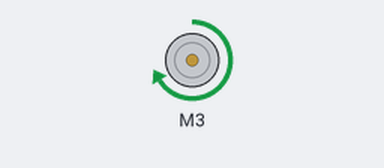
A sketch run on a simulated Arduino Uno, built with avr-gcc and run on an emulated ATmega328P. On the bench: DC motor (green arrow = forward, orange = backward, longer = faster).

Above: at 1.5 s.
At 4.5 s:
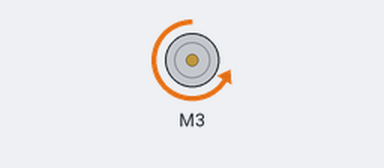
Timing chart, 0 to 7.8 s (numbered marks = the images above):
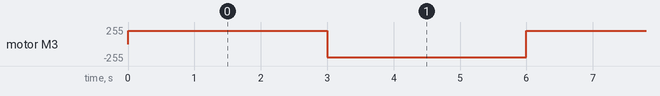

The sketch:

motorSpin.ino
```cpp
#include <AFMotor.h>

AF_DCMotor rightMotor(3,MOTOR34_1KHZ);

int motorSpeed = 200;//out of 255
int pauseTime = 3000;//ms

void setup()
{
  rightMotor.setSpeed(motorSpeed);
}

void loop()
{
  rightMotor.run(FORWARD);
  delay(pauseTime);
  rightMotor.run(BACKWARD);
  delay(pauseTime);
}
```

Measured:
- by itself, motor M3: alternates forward 200/255 for 3.0 s and backward 200/255 for 3.0 s
